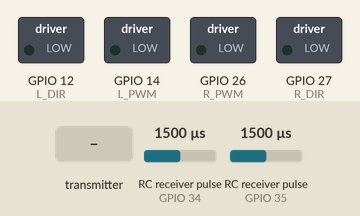
Simulated run of this sketch. Board: ESP32. Shown: switched loads named in the sketch (green lamp = pin HIGH). Wiring (inferred from the names in the program): 2 × RC receiver channel: data GPIO 34 / data GPIO 35. Dashed ring = blinking. The inputs (shaded band) are chosen by the test bench; at power-on: RC receiver pulse (sensors on GPIO 34, GPIO 35) 1500 µs. What the sketch prints to the serial monitor is not drawn.

Above: at 1.2 s.
1.3 s: RC receiver pulse (sensor on GPIO 34) set to 1250 µs
4.3 s: RC receiver pulse (sensor on GPIO 35) set to 1020 µs
At 4.51 s:
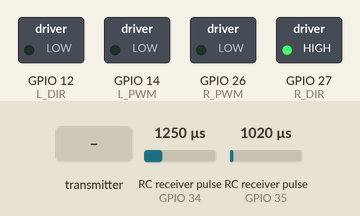
7.3 s: the transmitter starts sending ch1 = 0
10.3 s: the transmitter starts sending ch3 = 1024
At 10.51 s:
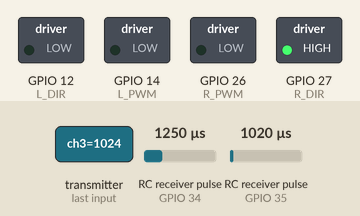
13.3 s: the transmitter starts sending ch1 = 1024
At 13.71 s:
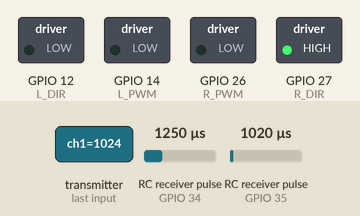
16.3 s: the transmitter starts sending ch3 = 2048
At 16.51 s:
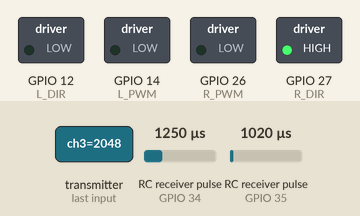
Timing chart, 0 to 20.3 s (numbered marks = the images above; inputs shaded):
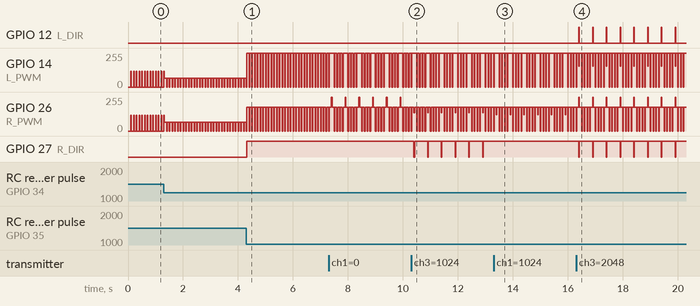

The sketch:

ESPNOWReciever.ino
```cpp
#include <WiFi.h>
#include <esp_now.h>

// ==== Motor pins ====
// Left SmartElex
#define L_DIR 12
#define L_PWM 14

// Right SmartElex
#define R_DIR 27
#define R_PWM 26

// ==== Receiver PWM input pins ====
#define RX_CH1 34   // Steering
#define RX_CH2 35   // Throttle

// ==== LEDC settings ====
#define PWM_FREQ 25000
#define PWM_RES 8

// LEDC channels
#define CH_L 0
#define CH_R 1

// ==== MOTOR REVERSE FLAGS ====
bool REVERSE_LEFT  = false;
bool REVERSE_RIGHT = true;

// ==== ESP-NOW data ====
typedef struct {
  int ch1;
  int ch2;
  int ch3;
  int ch4;
} ChannelData;

ChannelData data;

// ==== FAILSAFE ====
unsigned long lastPacketTime = 0;
const unsigned long failsafeTimeout = 150;

// ==== Motor control (DIR + PWM) ====
void driveMotor(int dirPin, int pwmChannel, int value, bool reverse) {
  int speed = constrain(value, -255, 255);

  if (abs(speed) < 10) {
    ledcWrite(pwmChannel, 0);
    return;
  }

  if (reverse) speed = -speed;

  if (speed > 0) {
    digitalWrite(dirPin, HIGH);
    ledcWrite(pwmChannel, speed);
  } else {
    digitalWrite(dirPin, LOW);
    ledcWrite(pwmChannel, -speed);
  }
}

// ==== Apply tank steering ====
void applyTankMix(int throttle, int steering) {
  steering /= 2;

  int leftPower  = constrain(throttle + steering, -255, 255);
  int rightPower = constrain(throttle - steering, -255, 255);

  driveMotor(L_DIR, CH_L, leftPower,  REVERSE_LEFT);
  driveMotor(R_DIR, CH_R, rightPower, REVERSE_RIGHT);
}

// ==== ESP-NOW callback (LOGIC UNCHANGED) ====
void onDataRecv(const uint8_t *mac, const uint8_t *incomingData, int len) {
  memcpy(&data, incomingData, sizeof(data));
  lastPacketTime = millis();
}

// ==== Read receiver PWM ====
bool readReceiver(int &throttleOut, int &steeringOut) {
  int ch1 = pulseIn(RX_CH1, HIGH, 25000); // 25 ms timeout
  int ch2 = pulseIn(RX_CH2, HIGH, 25000);

  if (ch1 < 900 || ch1 > 2100 || ch2 < 900 || ch2 > 2100) {
    return false; // no valid receiver signal
  }

  steeringOut = map(ch1, 1000, 2000, -255, 255);
  throttleOut = map(ch2, 1000, 2000, -255, 255);
  return true;
}

void setup() {
  Serial.begin(115200);
  WiFi.mode(WIFI_STA);

  pinMode(L_DIR, OUTPUT);
  pinMode(R_DIR, OUTPUT);

  pinMode(RX_CH1, INPUT);
  pinMode(RX_CH2, INPUT);

  ledcSetup(CH_L, PWM_FREQ, PWM_RES);
  ledcSetup(CH_R, PWM_FREQ, PWM_RES);

  ledcAttachPin(L_PWM, CH_L);
  ledcAttachPin(R_PWM, CH_R);

  if (esp_now_init() != ESP_OK) {
    Serial.println("ESP-NOW init failed!");
    return;
  }

  esp_now_register_recv_cb(onDataRecv);
  Serial.println("Receiver + ESP-NOW Hybrid Ready");
}

void loop() {
  int throttle, steering;

  // ===== Receiver has PRIORITY =====
  if (readReceiver(throttle, steering)) {
    applyTankMix(throttle, steering);
    return;
  }

  // ===== Fall back to ESP-NOW =====
  if (millis() - lastPacketTime <= failsafeTimeout) {
    int espThrottle = map(data.ch3, 1000, 2000, -255, 255);
    int espSteering = map(data.ch1, 1000, 2000, -255, 255);
    applyTankMix(espThrottle, espSteering);
  } else {
    ledcWrite(CH_L, 0);
    ledcWrite(CH_R, 0);
  }
}
```

Measured:
- after the input at 4.3 s, GPIO 27 (R_DIR): LOW → HIGH at once
- after the input at 10.3 s, GPIO 27 (R_DIR): alternates HIGH for 0.48 s and LOW for 0.02 s, starting after 0.10 s
- after the input at 13.3 s, GPIO 27 (R_DIR): stops changing and stays HIGH
- after the input at 16.3 s, GPIO 12 (L_DIR): alternates HIGH for 0.02 s and LOW for 0.48 s, starting after 0.10 s; GPIO 27 (R_DIR): alternates HIGH for 0.48 s and LOW for 0.02 s, starting after 0.10 s
- by itself, GPIO 14 (L_PWM): repeats every 0.50 s: 255/255 0.08 s, 157/255 0.02 s, 4 × (255/255 0.08 s, 0/255 0.02 s)
- by itself, GPIO 26 (R_PWM): repeats every 0.50 s: 180/255 0.08 s, 255/255 0.02 s, 4 × (180/255 0.08 s, 0/255 0.02 s)
